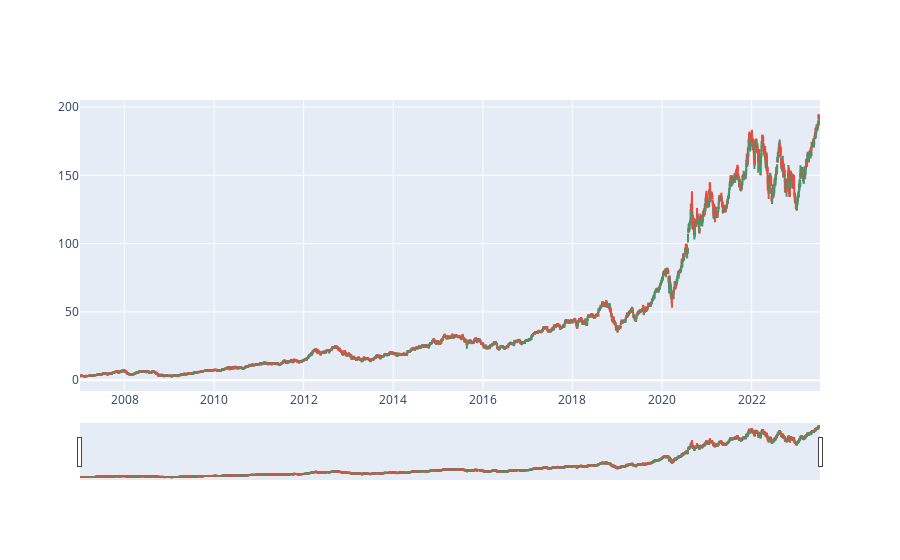

Source (notebook cell):
### Code cell
import plotly.graph_objects as go
# Plot the candlestick chart
fig = go.Figure(data=[go.Candlestick(x=df['time'],
                                     open=df['open'],
                                     high=df['high'],
                                     low=df['low'],
                                     close=df['close'])])
fig.show()

### Figure 1 — Plotly figure (JSON) as saved in the notebook; plotly's stock layout.template omitted (floating-point values rounded to 4 significant figures; data arrays with more than 128 entries replaced by an {"elided": "..."} marker saying what was removed)
{"data": [{"close": {"elided": "4159 float values"}, "high": {"elided": "4159 float values"}, "low": {"elided": "4159 float values"}, "open": {"elided": "4159 float values"}, "type": "candlestick", "x": {"elided": "4159 str values"}}], "layout": {}}
